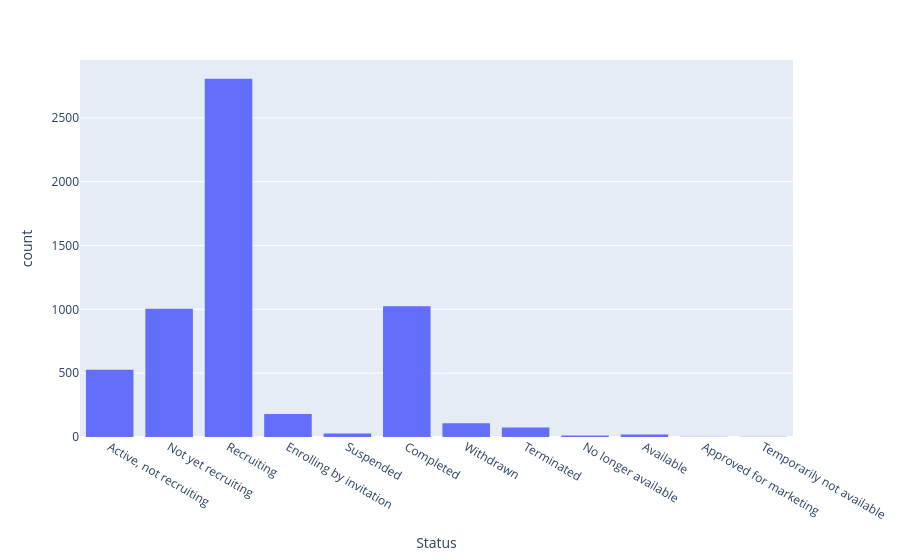

The notebook cell this image was saved under:
### Code cell
status = DF_Covid
mask = DF_Covid['Status'].value_counts().sort_values(ascending=False)

fig = px.histogram(status, x = 'Status')
fig.show()

### Figure 1 — Plotly figure (JSON) as saved in the notebook; plotly's stock layout.template omitted (floating-point values rounded to 4 significant figures; data arrays with more than 128 entries replaced by an {"elided": "..."} marker saying what was removed)
{"data": [{"bingroup": "x", "hovertemplate": "Status=%{x}<br>count=%{y}<extra></extra>", "legendgroup": "", "marker": {"color": "#636efa", "pattern": {"shape": ""}}, "name": "", "orientation": "v", "showlegend": false, "type": "histogram", "x": {"elided": "5783 str values"}, "xaxis": "x", "yaxis": "y"}], "layout": {"barmode": "relative", "legend": {"tracegroupgap": 0}, "margin": {"t": 60}, "xaxis": {"anchor": "y", "domain": [0, 1], "title": {"text": "Status"}}, "yaxis": {"anchor": "x", "domain": [0, 1], "title": {"text": "count"}}}}
